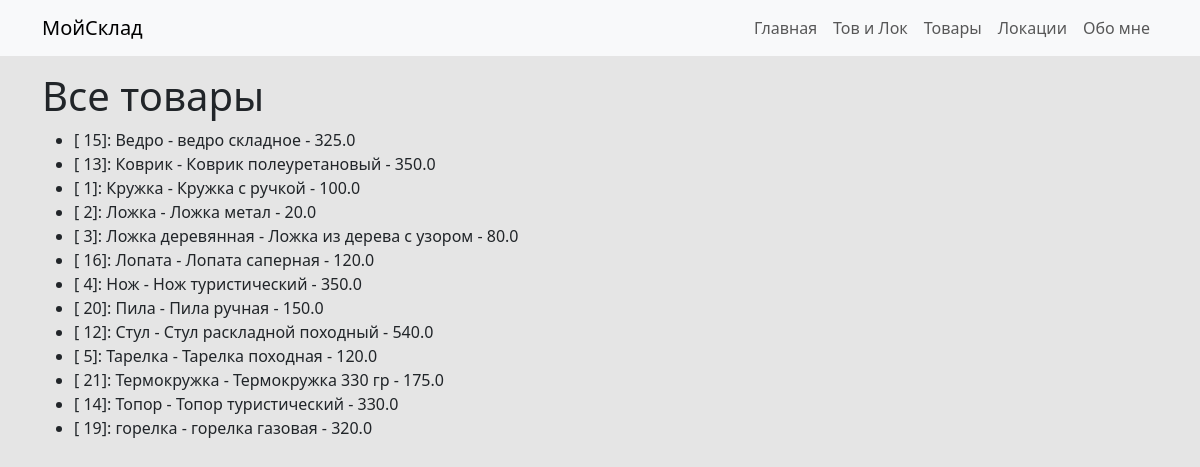
Page /products on the committed database.
### model.py (models this page shows)
class Base(DeclarativeBase):
    pass

class Products(Base):
    __tablename__ = 'products'
    id: Mapped[int] = mapped_column(primary_key=True, nullable=False, unique=True, autoincrement=True)
    name: Mapped[str]
    description: Mapped[str]
    price: Mapped[float]

### main.py (the view)
@app.route('/products')
def getrpoducts():
    products = db.session.execute(db.select(Products).order_by(Products.name)).scalars()
    return render_template('products.html', products=products)

### templates/products.html (shortened to what this page needs)
{% extends 'base.html' %}
{% block content %}
<h1>Все товары</h1>
<ul>
{% for product in products %}
    <li>[ {{product.id }}]: {{ product.name }} - {{ product.description }} - {{ product.price }}</li>
{% endfor %}
</ul>
{% endblock %}

### static/custom.css (style rules this page uses)
body { background-color: #e5e5e5; }

### rows in the picture
Products: id "15", name "Ведро", description "ведро складное", price "325.0"
Products: id "13", name "Коврик", description "Коврик полеуретановый", price "350.0"
Products: id "1", name "Кружка", description "Кружка с ручкой", price "100.0"
Products: id "2", name "Ложка", description "Ложка метал", price "20.0"
Products: id "3", name "Ложка деревянная", description "Ложка из дерева с узором", price "80.0"
Products: id "16", name "Лопата", description "Лопата саперная", price "120.0"
Products: id "4", name "Нож", description "Нож туристический", price "350.0"
Products: id "20", name "Пила", description "Пила ручная", price "150.0"
Products: id "12", name "Стул", description "Стул раскладной походный", price "540.0"
Products: id "5", name "Тарелка", description "Тарелка походная", price "120.0"
Products: id "21", name "Термокружка", description "Термокружка 330 гр", price "175.0"
Products: id "14", name "Топор", description "Топор туристический", price "330.0"
Products: id "19", name "горелка", description "горелка газовая", price "320.0"
